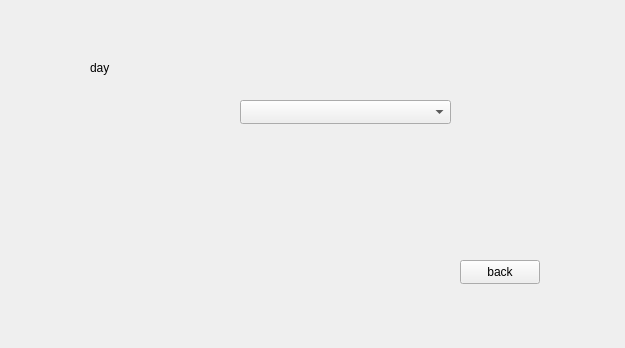
<?xml version="1.0" encoding="UTF-8"?>
<ui version="4.0">
 <class>AddExercise</class>
 <widget class="QMainWindow" name="AddExercise">
  <property name="geometry">
   <rect>
    <x>0</x>
    <y>0</y>
    <width>625</width>
    <height>348</height>
   </rect>
  </property>
  <property name="windowTitle">
   <string>MainWindow</string>
  </property>
  <widget class="QWidget" name="centralwidget">
   <widget class="QLabel" name="day">
    <property name="geometry">
     <rect>
      <x>90</x>
      <y>60</y>
      <width>49</width>
      <height>16</height>
     </rect>
    </property>
    <property name="text">
     <string>day</string>
    </property>
   </widget>
   <widget class="QComboBox" name="exercises">
    <property name="geometry">
     <rect>
      <x>240</x>
      <y>100</y>
      <width>211</width>
      <height>24</height>
     </rect>
    </property>
    <property name="cursor">
     <cursorShape>PointingHandCursor</cursorShape>
    </property>
   </widget>
   <widget class="QPushButton" name="back">
    <property name="geometry">
     <rect>
      <x>460</x>
      <y>260</y>
      <width>80</width>
      <height>24</height>
     </rect>
    </property>
    <property name="text">
     <string>back</string>
    </property>
   </widget>
  </widget>
 </widget>
 <resources/>
 <connections/>
</ui>
